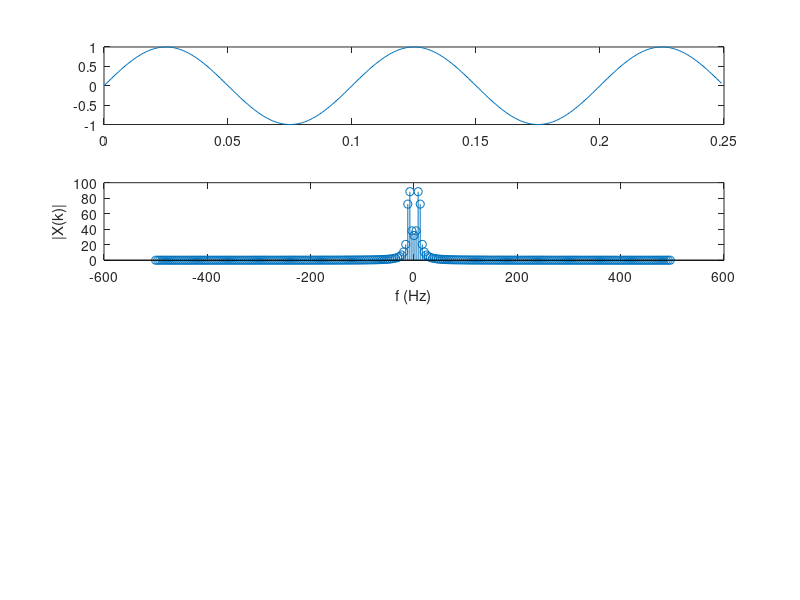

Recreate this plot in MATLAB. (Note: this script raises an error after producing the figure.)
close all;
clear all;

fc = 10; 

sampling_factor = 100;
fs = sampling_factor * fc;

time = 0.25;
t = 0:1/fs:time-1/fs;

x_t = sin(2*pi*fc*t);

figure(1);
subplot(4, 1, 1);
plot(t, x_t);


N = length(x_t); 
X = fftshift(fft(x_t))


df = fs / N;
sampleIndex = -N/2:N/2-1;
relative_f = sampleIndex * df;

subplot(4, 1, 2);
stem(relative_f, abs(X));
xlabel('f (Hz)'); ylabel('|X(k)|');
s
